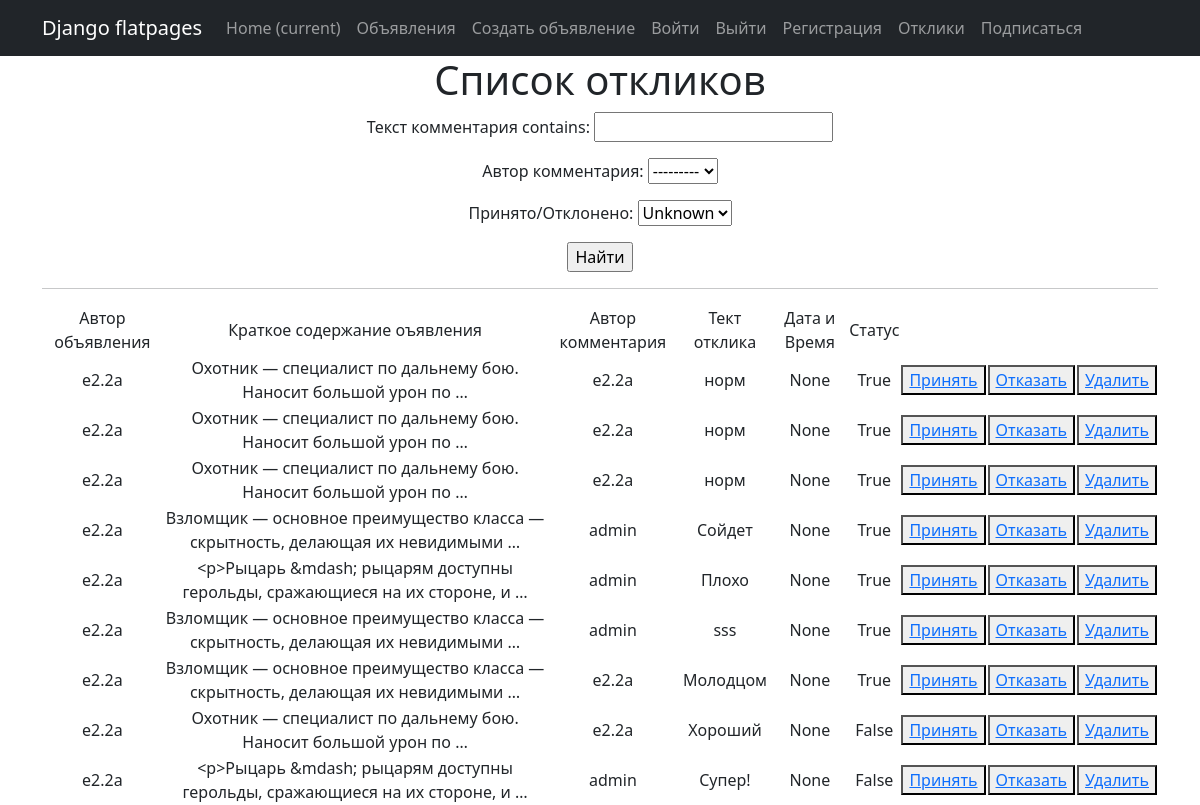
Page /products/responses/ (signed in) on the committed database.
### project/models.py (models this page shows, shortened)
class Responses(models.Model):
    responses_comment = models.ForeignKey(Notice, on_delete=models.CASCADE)  # связь «один ко многим» с моделью Post;
    user_responses = models.ForeignKey(User, on_delete=models.CASCADE, verbose_name='Автор комментария')  #  связь «один ко многим» со встроенной моделью User ;
    text_responses = models.TextField(max_length=255, verbose_name='Текст комментария')  # текст комментария;
    datetime_responses = models.DateTimeField(auto_now_add=True, verbose_name='Дата и время комментария')  # дата и время создания комментария;
    accepted = models.BooleanField(default=False, verbose_name='Принято/Отклонено')

class Notice(models.Model):
    author_name = models.ForeignKey(User, on_delete=models.CASCADE, verbose_name='Имя автора')  # связь «один ко многим» с моделью Author
    datetime_notice = models.DateTimeField(auto_now_add=True, verbose_name='Дата и время поста')  # автоматически добавляемая дата и время создания;
    category_notice = models.ForeignKey(Category, on_delete=models.CASCADE, verbose_name='Категории')  # связь «многие ко многим» с моделью Category (с дополнительной моделью PostCategory);
    header = models.CharField(max_length=255, verbose_name='Заголовок') #  заголовок статьи/новости
    content = RichTextUploadingField(blank=True, null=True, verbose_name='Контент')

### project/views.py (the view)
# urls.py: path('responses/', ResponsesList.as_view(), name='responses'),
class ResponsesList(PermissionRequiredMixin, ListView):
    model = Responses
    form = ResponsesFilter
    template_name = 'all_responses.html'
    context_object_name = 'responses'
    permission_required = 'project.view_responses'  # добавление права создание объекта
    def get_queryset(self):
        queryset = super().get_queryset()
        self.filterset = ResponsesFilter(self.request.GET, queryset)
        return self.filterset.qs
    def get_context_data(self, **kwargs):
        context = super().get_context_data(**kwargs)
        context['filterset'] = self.filterset
        return context

### templates/all_responses.html (shortened to what this page needs)
{% extends 'flatpages/default.html' %}
{% block content %}
   <h1>Список откликов</h1>
   <form action="" method="get">
       {{ filterset.form.as_p }}
       <input type="submit" value="Найти" />
   </form>
   <hr>
   {% if responses %}
       <table>
           <tr>
               <td>Автор объявления</td>
               <td>Краткое содержание оъявления</td>
               <td>Автор комментария</td>
               <td>Тект отклика</td>
               <td>Дата и Время</td>
               <td>Статус</td>
           </tr>
           {% for responses in responses %}
           {% if user.username == responses.responses_comment.author_name.username %}
           <tr>
               <td>{{ responses.responses_comment.author_name }}</td>
               <td>{{ responses.responses_comment.content|truncatewords:10 }}</td>
               <td>{{ responses.user_responses }}</td>
               <td>{{ responses.text_responses }}</td>
               <td>{{ responses.datetime_responses }}</td>
               <td>{{ responses.accepted }}</td>
               <td><button> <a href="{% url 'AcceptedResponses' responses.id %}"> Принять </a></button></td>
               <td><button> <a href="{% url 'RefuseResponses' responses.id %}"> Отказать </a></button></td>
               <td><button> <a href="{% url 'DeleteResponses' responses.id %}"> Удалить </a></button></td>
           </tr>
           {% endif %}
           {% endfor %}
       </table>
   {% else %}
       <h2>Откликов нет!</h2>
   {% endif %}
{% endblock content %}

### rows in the picture
Responses: responses_comment.author_name "e2.2a", responses_comment.content "Охотник — специалист по дальнему бою. Наносит большой урон по …", user_responses "e2.2a", text_responses "норм", datetime_responses "None", accepted "True"
Responses: responses_comment.author_name "e2.2a", responses_comment.content "Охотник — специалист по дальнему бою. Наносит большой урон по …", user_responses "e2.2a", text_responses "норм", datetime_responses "None", accepted "True"
Responses: responses_comment.author_name "e2.2a", responses_comment.content "Охотник — специалист по дальнему бою. Наносит большой урон по …", user_responses "e2.2a", text_responses "норм", datetime_responses "None", accepted "True"
Responses: responses_comment.author_name "e2.2a", responses_comment.content "Взломщик — основное преимущество класса — скрытность, делающая их невидимыми …", user_responses "admin", text_responses "Сойдет", datetime_responses "None", accepted "True"
Responses: responses_comment.author_name "e2.2a", responses_comment.content "<p>Рыцарь &mdash; рыцарям доступны герольды, сражающиеся на их стороне, и …", user_responses "admin", text_responses "Плохо", datetime_responses "None", accepted "True"
Responses: responses_comment.author_name "e2.2a", responses_comment.content "Взломщик — основное преимущество класса — скрытность, делающая их невидимыми …", user_responses "admin", text_responses "sss", datetime_responses "None", accepted "True"
Responses: responses_comment.author_name "e2.2a", responses_comment.content "Взломщик — основное преимущество класса — скрытность, делающая их невидимыми …", user_responses "e2.2a", text_responses "Молодцом", datetime_responses "None", accepted "True"
Responses: responses_comment.author_name "e2.2a", responses_comment.content "Охотник — специалист по дальнему бою. Наносит большой урон по …", user_responses "e2.2a", text_responses "Хороший", datetime_responses "None", accepted "False"
Responses: responses_comment.author_name "e2.2a", responses_comment.content "<p>Рыцарь &mdash; рыцарям доступны герольды, сражающиеся на их стороне, и …", user_responses "admin", text_responses "Супер!", datetime_responses "None", accepted "False"
